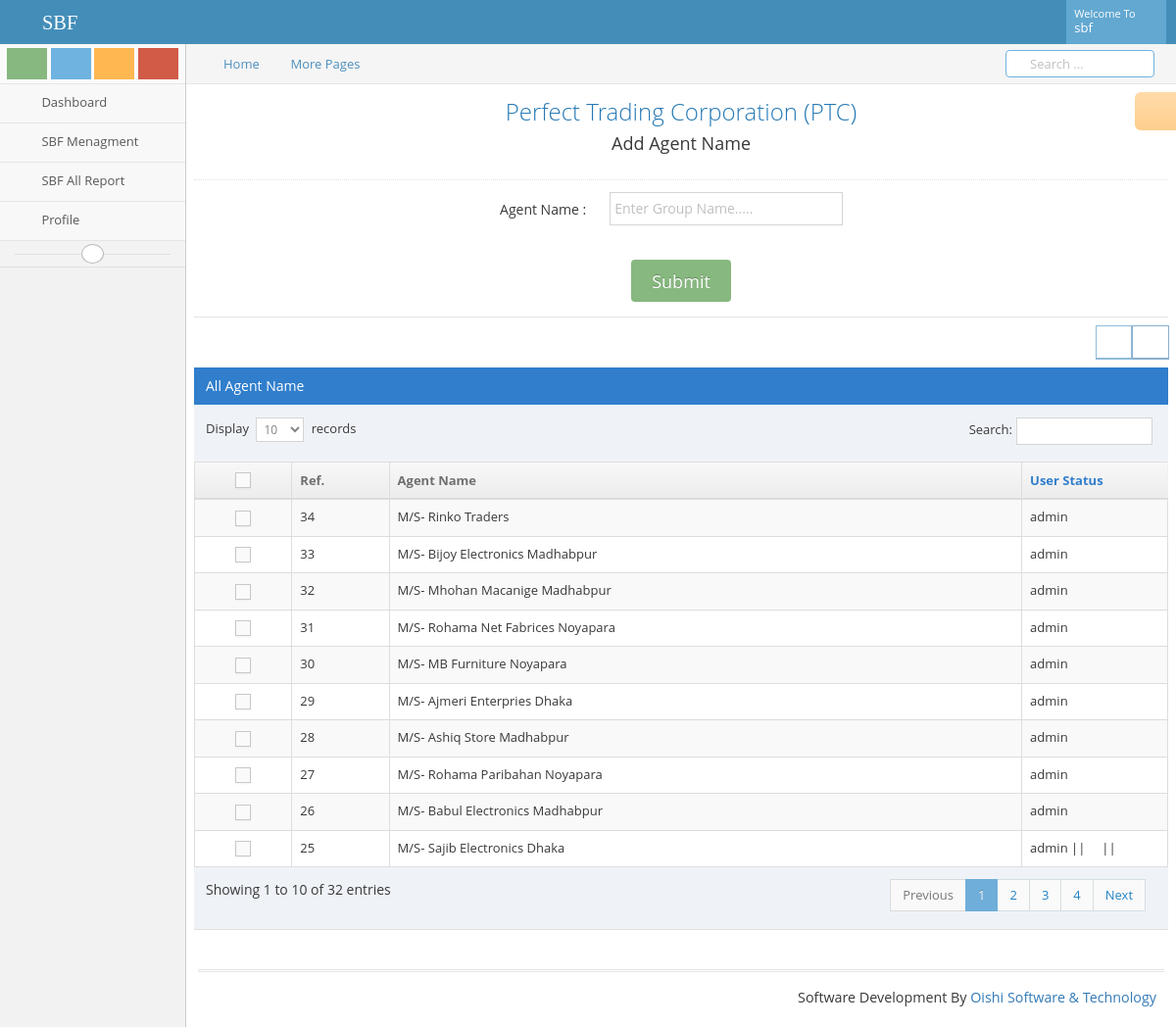
Page /agent.php (signed in) on the committed database.
### tables this page shows
CREATE TABLE `tbl_agent` (
  `id` int(11) NOT NULL,
  `name` varchar(255) NOT NULL,
  `username` varchar(255) NOT NULL,
  `currendate` timestamp NOT NULL DEFAULT CURRENT_TIMESTAMP,
  `editDate` varchar(255) NOT NULL DEFAULT '0'
);

### lib/Database.php (called while the page is built, shortened)
<?php
Class Database{
	public $host   = DB_HOST;
	public $user   = DB_USER;
	public $pass   = DB_PASS;
	public $dbname = DB_NAME;
	public $link;
	private function connectDB(){
	$this->link = new mysqli($this->host, $this->user, $this->pass, $this->dbname);
 }
	public function select($query){
		$result = $this->link->query($query) or die($this->link->error.__LINE__);
		if($result->num_rows > 0){
			return $result;
		} else {
			return false;
		}
	}
}

### lib/session.php (called while the page is built, shortened)
<?php
class session{
	public static function get($key){
		if(isset($_SESSION[$key])){
			return $_SESSION[$key];
		} else {
			return false;
		}
	}
}
?>

### agent.php (the view, shortened to what this page needs)
<?php include 'inc/header.php' ?>
<div id="user-profile-3" class="user-profile row">
<div class="row">
	<div class="col-xs-12">
<div class="page-header">
		<h1 class="text-center">Perfect Trading Corporation (PTC)</h1>
		<h4 class="text-center">Add Agent Name</h4>
	</div>
	<div class="row">
		<div class="col-xs-12">
		<form action="<?php echo htmlspecialchars($_SERVER['PHP_SELF']); ?>" method="POST"  class="form-horizontal text-center" role="form">
                <div class="form-group">
                    <label class="col-xs-4 col-sm-5 control-label"> Agent Name :</label>
                    <div class="col-xs-8 col-sm-7">
                        <input type="text" placeholder="Enter Group Name....." class="col-xs-10 col-sm-5" name="name" />
                    </div>
                </div>
                <div class="form-group">
                    <div class="row text-center">
                        <input type="submit" name="submit" class="btn btn-lg btn-success btn-round" value="Submit">
                    </div>
                </div>
            </form>
			<div class="hr hr-8"></div>
		</div>
	</div>
<div class="row">
<div class="col-xs-12">
<div class="row">
	<div class="col-xs-12">
		<div class="clearfix">
			<div class="pull-right tableTools-container"></div>
		</div>
		<div class="table-header">
			All Agent Name
		</div>
		<div>
			<table id="dynamic-table" class="table table-striped table-bordered table-hover">
				<thead>
					<tr>
						<th width="10%" class="center">
							<label class="pos-rel">
								<span class="lbl"></span>
							</label>
						</th>
						<th width="10%">Ref.</th>
						<th>Agent Name</th>
						<th width="15%">User Status</th>
					</tr>
				</thead>
				<tbody>
			<?php
				$query ="SELECT * FROM tbl_agent order by id desc";
				$groupName = $db->select($query);
				if ($groupName) {
					while ($result = $groupName->fetch_assoc()) {
					?>
					<tr>
						<td class="center">
							<label class="pos-rel">
								<span class="lbl"></span>
							</label>
						</td>
						<td><?php echo $result['id'];?></td>
						<td><?php echo $result['name'];?></td>
						<td>
							<div class="">
								<?php echo $result['username'];?>
								<?php if (Session::get('userId') == $result['id'] || Session::get('userRole') == '0')
									{ ?>
								||
								<a href="editagent.php?editId=<?php echo $result['id'];?>">
									<span class="glyphicon glyphicon-edit"></span>
								</a>
								||
								<a onclick="return confirm('Are you sure to Delete!');" class="red" href="deleteagent.php?delid=<?php echo $result['id'];?>">
									<i class="ace-icon fa fa-trash-o bigger-130"></i>
								</a>
							</div>
							<?php } ?>
						</td>
					</tr>
					<?php } } ?>
				</tbody>
			</table>
		</div>
	</div>
</div>
</div>
</div>
</div>
</div>
</div>
<?php include 'inc/footer.php' ?>

### rows in the picture
tbl_agent: id "34", name "M/S- Rinko Traders", username "admin"
tbl_agent: id "33", name "M/S- Bijoy Electronics Madhabpur", username "admin"
tbl_agent: id "32", name "M/S- Mhohan Macanige Madhabpur", username "admin"
tbl_agent: id "31", name "M/S- Rohama Net Fabrices Noyapara", username "admin"
tbl_agent: id "30", name "M/S- MB Furniture Noyapara", username "admin"
tbl_agent: id "29", name "M/S- Ajmeri Enterpries Dhaka", username "admin"
tbl_agent: id "28", name "M/S- Ashiq Store Madhabpur", username "admin"
tbl_agent: id "27", name "M/S- Rohama Paribahan Noyapara", username "admin"
tbl_agent: id "26", name "M/S- Babul Electronics Madhabpur", username "admin"
tbl_agent: id "25", name "M/S- Sajib Electronics Dhaka", username "admin"

### other values in the picture
Session::get('username') "sbf"
